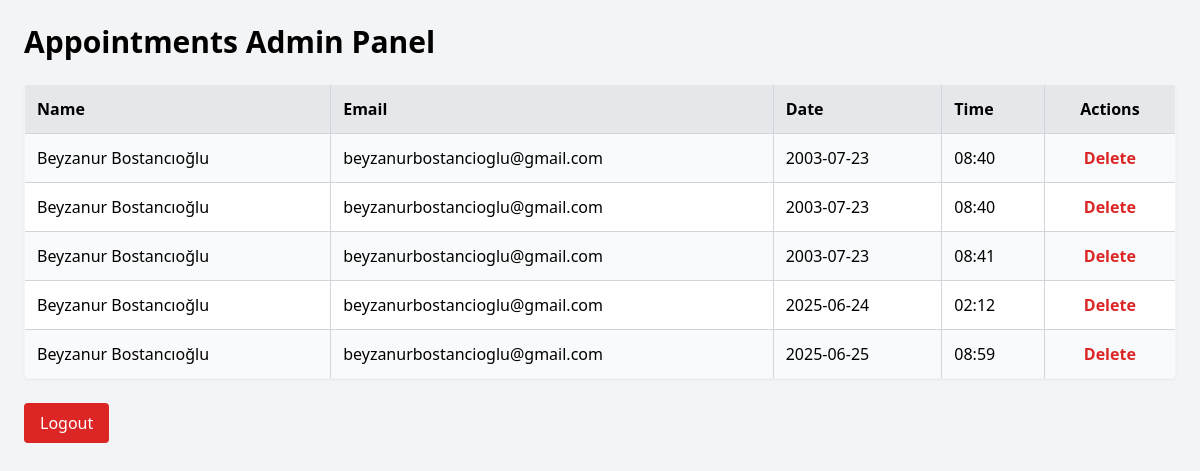
The app's page /admin (signed in), older data.
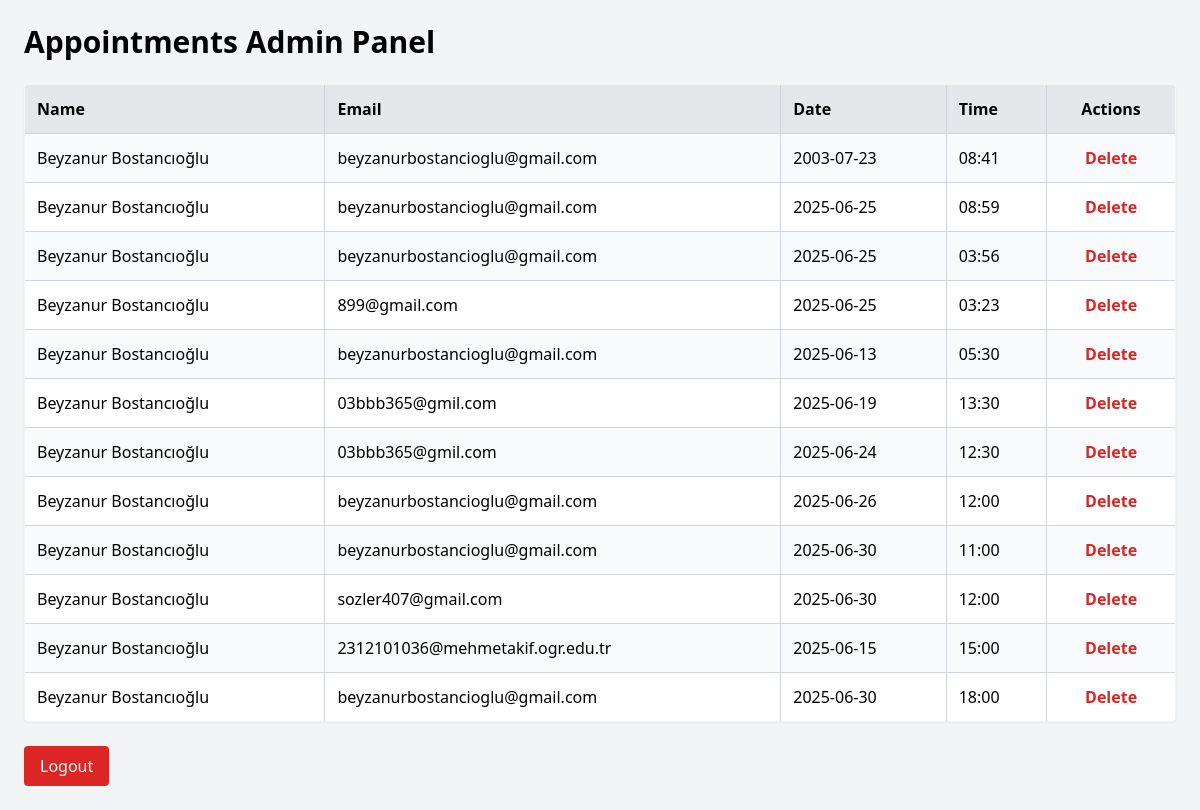
The same page, newer data.
### tables this page shows
CREATE TABLE appointments (
            id INTEGER PRIMARY KEY AUTOINCREMENT,
            name TEXT NOT NULL,
            email TEXT NOT NULL,
            date TEXT NOT NULL,
            time TEXT NOT NULL
        );

### app.py (the view)
@app.route('/admin')
def admin():
    if not session.get('admin_logged_in'):
        return redirect('/login')
    conn = get_db_connection()
    appointments = conn.execute('SELECT * FROM appointments').fetchall()
    conn.close()
    return render_template('admin.html', appointments=appointments)

### app.py (called while the page is built)
def get_db_connection():
    conn = sqlite3.connect('appointments.db')
    conn.row_factory = sqlite3.Row
    return conn

### templates/admin.html (shortened to what this page needs)
<!DOCTYPE html>
<html lang="en">
<head>
  <script src="https://cdn.tailwindcss.com"></script>
</head>
<body class="bg-gray-100 p-6 min-h-screen">
  <h1 class="text-3xl font-bold mb-6">Appointments Admin Panel</h1>
  <table class="w-full border-collapse border border-gray-300 rounded shadow-sm overflow-hidden">
    <thead class="bg-gray-200">
      <tr>
        <th class="p-3 border border-gray-300 text-left">Name</th>
        <th class="p-3 border border-gray-300 text-left">Email</th>
        <th class="p-3 border border-gray-300 text-left">Date</th>
        <th class="p-3 border border-gray-300 text-left">Time</th>
        <th class="p-3 border border-gray-300 text-center">Actions</th>
      </tr>
    </thead>
    <tbody>
      {% for appointment in appointments %}
      <tr class="border-t even:bg-white odd:bg-gray-50">
        <td class="p-3 border border-gray-300">{{ appointment.name }}</td>
        <td class="p-3 border border-gray-300">{{ appointment.email }}</td>
        <td class="p-3 border border-gray-300">{{ appointment.date }}</td>
        <td class="p-3 border border-gray-300">{{ appointment.time }}</td>
        <td class="p-3 border border-gray-300 text-center">
          <form method="POST" action="/delete/{{ appointment.id }}" onsubmit="return confirm('Are you sure you want to delete this appointment?');">
            <button type="submit" class="text-red-600 hover:text-red-800 font-semibold">Delete</button>
          </form>
        </td>
      </tr>
      {% endfor %}
    </tbody>
  </table>
  <div class="mt-6">
    <a href="/logout" class="inline-block px-4 py-2 bg-red-600 text-white rounded hover:bg-red-700 transition">
      Logout
    </a>
  </div>
</body>
</html>

Row changes from the older to the newer data that the page shows:
removed appointments: name "Beyzanur Bostancıoğlu", email "beyzanurbostancioglu@gmail.com", date "2003-07-23", time "08:40"
removed appointments: name "Beyzanur Bostancıoğlu", email "beyzanurbostancioglu@gmail.com", date "2003-07-23", time "08:40"
removed appointments: name "Beyzanur Bostancıoğlu", email "beyzanurbostancioglu@gmail.com", date "2025-06-24", time "02:12"
added appointments: name "Beyzanur Bostancıoğlu", email "beyzanurbostancioglu@gmail.com", date "2025-06-25", time "03:56"
added appointments: name "Beyzanur Bostancıoğlu", email "899@gmail.com", date "2025-06-25", time "03:23"
added appointments: name "Beyzanur Bostancıoğlu", email "beyzanurbostancioglu@gmail.com", date "2025-06-13", time "05:30"
added appointments: name "Beyzanur Bostancıoğlu", email "03bbb365@gmil.com", date "2025-06-19", time "13:30"
added appointments: name "Beyzanur Bostancıoğlu", email "03bbb365@gmil.com", date "2025-06-24", time "12:30"
added appointments: name "Beyzanur Bostancıoğlu", email "beyzanurbostancioglu@gmail.com", date "2025-06-26", time "12:00"
added appointments: name "Beyzanur Bostancıoğlu", email "beyzanurbostancioglu@gmail.com", date "2025-06-30", time "11:00"
added appointments: name "Beyzanur Bostancıoğlu", email "sozler407@gmail.com", date "2025-06-30", time "12:00"
added appointments: name "Beyzanur Bostancıoğlu", email "2312101036@mehmetakif.ogr.edu.tr", date "2025-06-15", time "15:00"
added appointments: name "Beyzanur Bostancıoğlu", email "beyzanurbostancioglu@gmail.com", date "2025-06-30", time "18:00"
